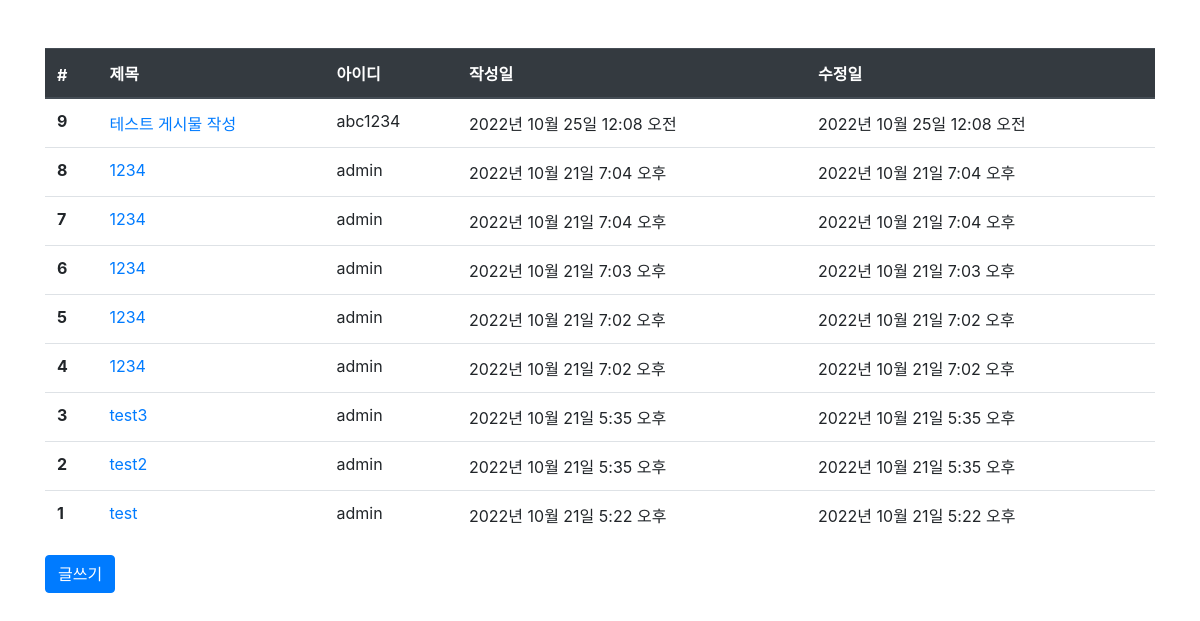
Before: /bbs/list/ with the older database file.
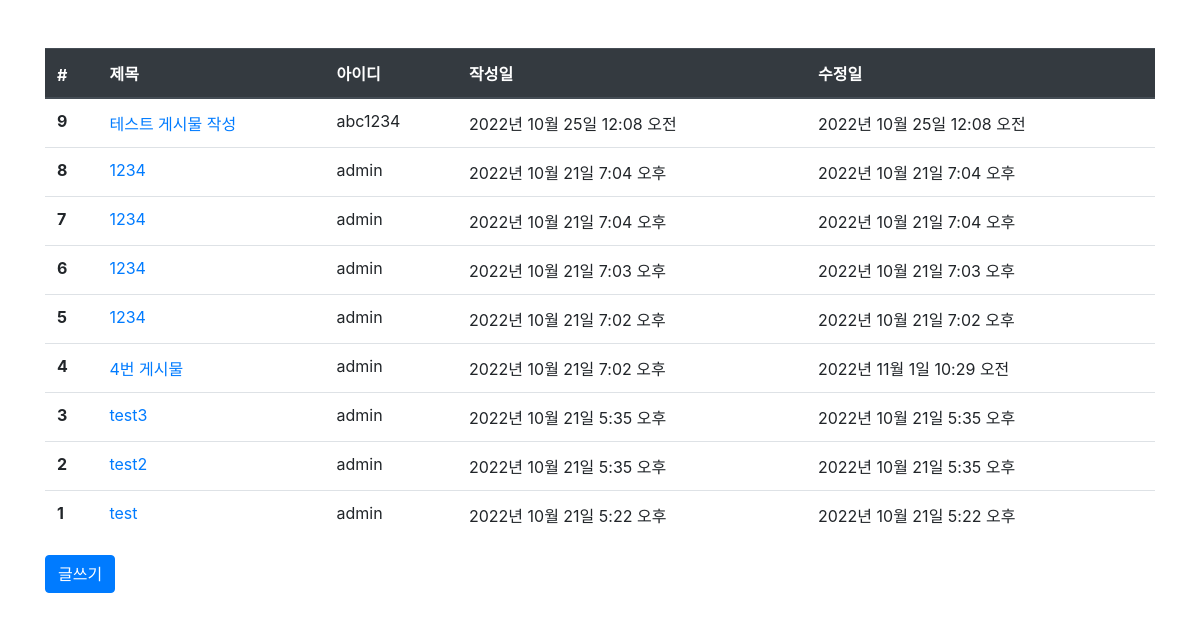
After: the same page with the newer database file.
### bbs/models.py (models this page shows, shortened)
class bbs(models.Model):
    title = models.CharField(max_length=200, verbose_name="제목")
    content = models.TextField(verbose_name="내용")
    writer = models.CharField(max_length=100, verbose_name="작성자")
    create_at = models.DateTimeField(auto_now_add=True, verbose_name="작성일")
    update_at = models.DateTimeField(auto_now=True, verbose_name="수정일")

### bbs/views.py (the view)
# urls.py: path("list/", views.bbs_list, name="list"),
def bbs_list(request):
    bbslist = bbs.objects.all().order_by('-id')
    return render(request, 'bbs_list.html', {"bbslist":bbslist})

### bbs/templates/bbs_list.html
{% extends "users/base.html" %}
{% block contents %}
  <div class="row mt-5">
    <div class="col-12">
      <table class="table">
        <thead class="thead-dark">
          <tr>
            <th scope="col">#</th>
            <th scope="col">제목</th>
            <th scope="col">아이디</th>
            <th scope="col">작성일</th>
            <th scope="col">수정일</th>
          </tr>
        </thead>
        <tbody>
          <tr>
            {% for bbs in bbslist %}
            <th scope="row">{{ bbs.id }}</th>
            <td>
              <a href="{% url 'bbs:detail' bbs.id %}">{{ bbs.title }}</a>
            </td>
            <td>{{ bbs.writer }}</td>
            <td>{{ bbs.create_at }}</td>
            <td>{{ bbs.update_at }}</td>
          </tr>
          {% endfor %}
          </tbody>
      </table>
      <a href="{% url 'bbs:write' %}" class="btn btn-primary">글쓰기</a>
    </div>
  </div>
{% endblock %}

Changed rows visible on the page:
changed bbs id 4: title "1234" → "4번 게시물"; update_at "2022년 10월 21일 7:02 오후" → "2022년 11월 1일 10:29 오전"
